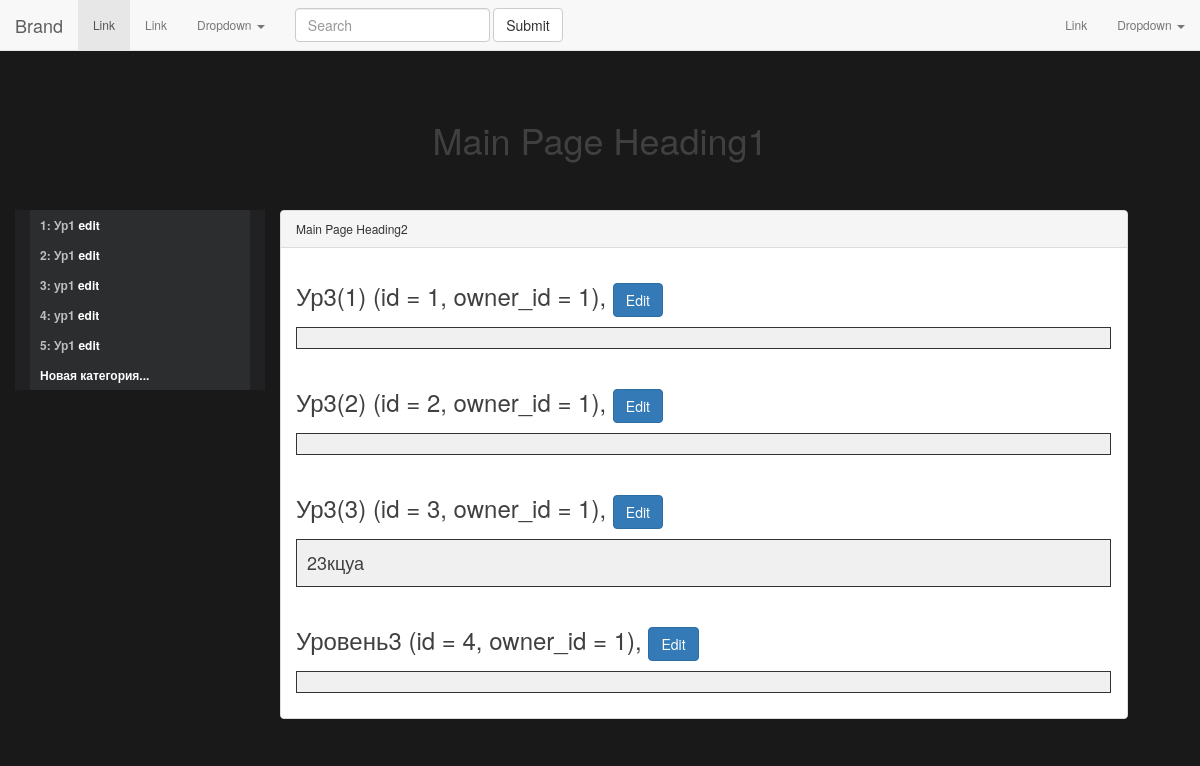
Before: / with the older database file.
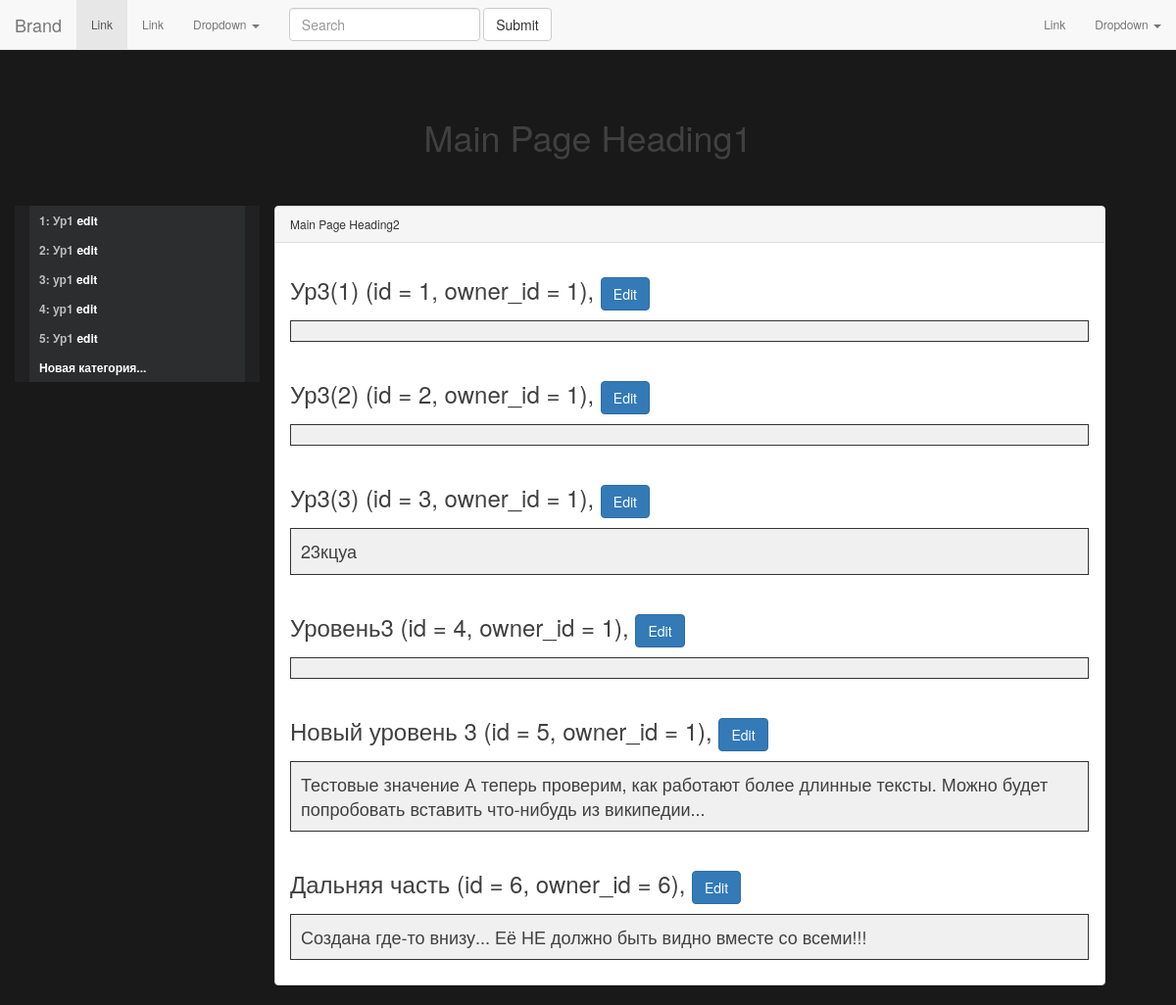
After: the same page with the newer database file.
### models.py (models this page shows)
class BaseModel(Model):
    class Meta:
        database = conn  # соединение с базой, из шаблона выше

class Level1(BaseModel):
    alias = TextField(column_name='alias')
    key = TextField(column_name='key', null=True)
    description = TextField(column_name='description')
    is_active = BooleanField(column_name='is_active', null=True)
    class Meta:
        table_name = 'Level1'

class Level3(BaseModel):
    alias = TextField(column_name='alias')
    key = TextField(column_name='Name', null=True)
    description = TextField(column_name='description')
    is_active = BooleanField(column_name='is_active', null=True)
    owner_id = ForeignKeyField(Level2, related_name='Level3', on_delete='cascade', on_update='cascade')
    class Meta:
        table_name = 'Level3'

class Level2(BaseModel):
    alias = TextField(column_name='alias')
    key = TextField(column_name='Name', null=True)
    description = TextField(column_name='description')
    is_active = BooleanField(column_name='is_active', null=True)
    owner_id = ForeignKeyField(Level1, related_name='Level2', on_delete='cascade', on_update='cascade')
    class Meta:
        table_name = 'Level2'

### app.py (the view)
@app.route('/')
def index():
    level1 = Level1.select()
    level2 = Level2.select()
    level3 = Level3.select()
    return render_template('index.html',level1=level1,level2=level2,level3=level3,Level1=Level1, Level2=Level2, Level3=Level3)

### templates/index.html (shortened to what this page needs)
{% extends 'init.html' %}
{% block mainHeading %} Main Page Heading1 {% endblock %}
{% block Heading %} Main Page Heading2 {% endblock %}
{% block content %}
    {% for lvl3 in Level3.select()%}
        <section id="{{ lvl3['alias'] }}">
            <h3>{{ lvl3['alias'] }} (id = {{ lvl3['id'] }}, owner_id = {{ lvl3['owner_id'] }}), <a class="btn btn-primary" href="{{lvl3['id']}}/edit3" role="button">Edit</a></h3>
            <p class="word">{{ lvl3['description'] }}</p>
        </section>
    {% endfor %}
{% endblock %}

### templates/init.html (shortened to what this page needs)
<!DOCTYPE html>
<html lang="ru">
<head>
  <link rel="stylesheet" href="https://cdnjs.cloudflare.com/ajax/libs/normalize/5.0.0/normalize.min.css">
<link rel='stylesheet' href='https://maxcdn.bootstrapcdn.com/bootstrap/3.3.4/css/bootstrap.min.css'>
<link rel="stylesheet" href="{{ url_for('static', filename= 'css/main.css') }}">
<link rel="stylesheet" href="{{ url_for('static', filename= 'css/menu.css') }}">
</head>
<body>
<body data-spy="scroll" data-target="#myScrollspy">
<nav class="navbar navbar-default navbar-fixed-top">
	<div class="container-fluid">
		<div class="navbar-header">
			<a class="navbar-brand" href="{{url_for('index')}}">Brand</a>
		</div>
		<div class="collapse navbar-collapse" id="bs-example-navbar-collapse-1">
			<ul class="nav navbar-nav">
				<li class="active"><a href="#">Link <span class="sr-only">(current)</span></a></li>
				<li><a href="#">Link</a></li>
				<li class="dropdown">
					<a href="#" class="dropdown-toggle" data-toggle="dropdown" role="button" aria-expanded="false">Dropdown <span class="caret"></span></a>
				</li>
			</ul>
			<form class="navbar-form navbar-left" role="search">
				<div class="form-group">
					<input type="text" class="form-control" placeholder="Search">
				</div>
				<button type="submit" class="btn btn-default">Submit</button>
			</form>
			<ul class="nav navbar-nav navbar-right">
				<li><a href="#">Link</a></li>
				<li class="dropdown">
					<a href="#" class="dropdown-toggle" data-toggle="dropdown" role="button" aria-expanded="false">Dropdown <span class="caret"></span></a>
				</li>
			</ul>
		</div>
	</div>
</nav>
<div class="container" name="toTop" id="topPos">
	<div class="row">
		<div class="col-md-12">
			<h1 class="page-heading">{% block mainHeading %} {% endblock %}</h1>
		</div>
	</div>
	<div class="row">
        <nav class="col-md-3 hidden-sm hidden-xs menu-block" id="myScrollspy">
            <ul>
                {% for lvl1 in level1 %}
                  <li class="menu-category">
                      <span>{{ lvl1['id'] }}: {{ lvl1['alias'] }} <a href="{{lvl1['id']}}/edit">edit</a> </span>
                      <ul style="display: none;">
                          {% for lvl2 in Level2.select().where(Level2.owner_id == lvl1.id).dicts().execute() %}
                                  </ul>
                              </li>
                          {% endfor %}
                      </ul>
                  </li>
                {% endfor %}
                <li class="menu-category">
                  <span><a href="{{url_for('create')}}">Новая категория...</a></span>
                </li>
          </nav>
		<div class="col-md-9">
			<div class="panel panel-default">
				<div class="panel-heading">
					{% block Heading %} {% endblock %}
				</div>
				<div class="panel-body">
					{% block content %} {% endblock %}
				</div>
			</div>
		</div>
	</div>
</div>
</body>
</body>
</html>

### static/css/main.css (style rules this page uses)
* { transition-duration: 0.2s; }
body { padding-top: 80px; }
section { margin-top: 40px; }
section:first-of-type { margin-top: 0; }
.page-heading { padding: 20px 0 40px; text-align: center; }
li a { transition-duration: 1s; }
#topPos:before, h3:before { display: block; content: " "; margin-top: -80px; height: 80px; visibility: hidden; }

### static/css/menu.css (style rules this page uses)
body { background-color: #191919; color: #404040; font: 12px/1.4 "Gotham SSm A", "Helvetica Neue", Helvetica, Arial; }
ul { list-style: none; margin: 0px; padding: 0px; }
a { color: #FFF; text-decoration: none; }
.menu-block { background: #212123; color: #393a3c; margin-bottom: 30px; width: 250px; }
.menu-category > span { color: #BEBEBE; display: block; font-size: 12px; line-height: 30px; padding-left: 10px; position: relative; }
.menu-category span { display: block; font-weight: 600; }
.menu-category:not(.sub) > span { background: #2C2D2F; }

### templates/init.html (style rules this page uses)
.word { width: 815px; background: #f0f0f0; border: 1px solid #333; padding: 10px; font-size: 18px; -moz-hyphens: auto; -webkit-hyphens: auto; -ms-hyphens: auto; }

Changed rows visible on the page:
added Level3: alias "Новый уровень 3", id "5", owner_id "1", description "Тестовые значение А теперь проверим, как работают более длинные тексты. Можно будет попробовать вставить что-нибудь из википедии..."
added Level3: alias "Дальняя часть", id "6", owner_id "6", description "Создана где-то внизу... Её НЕ должно быть видно вместе со всеми!!!"
